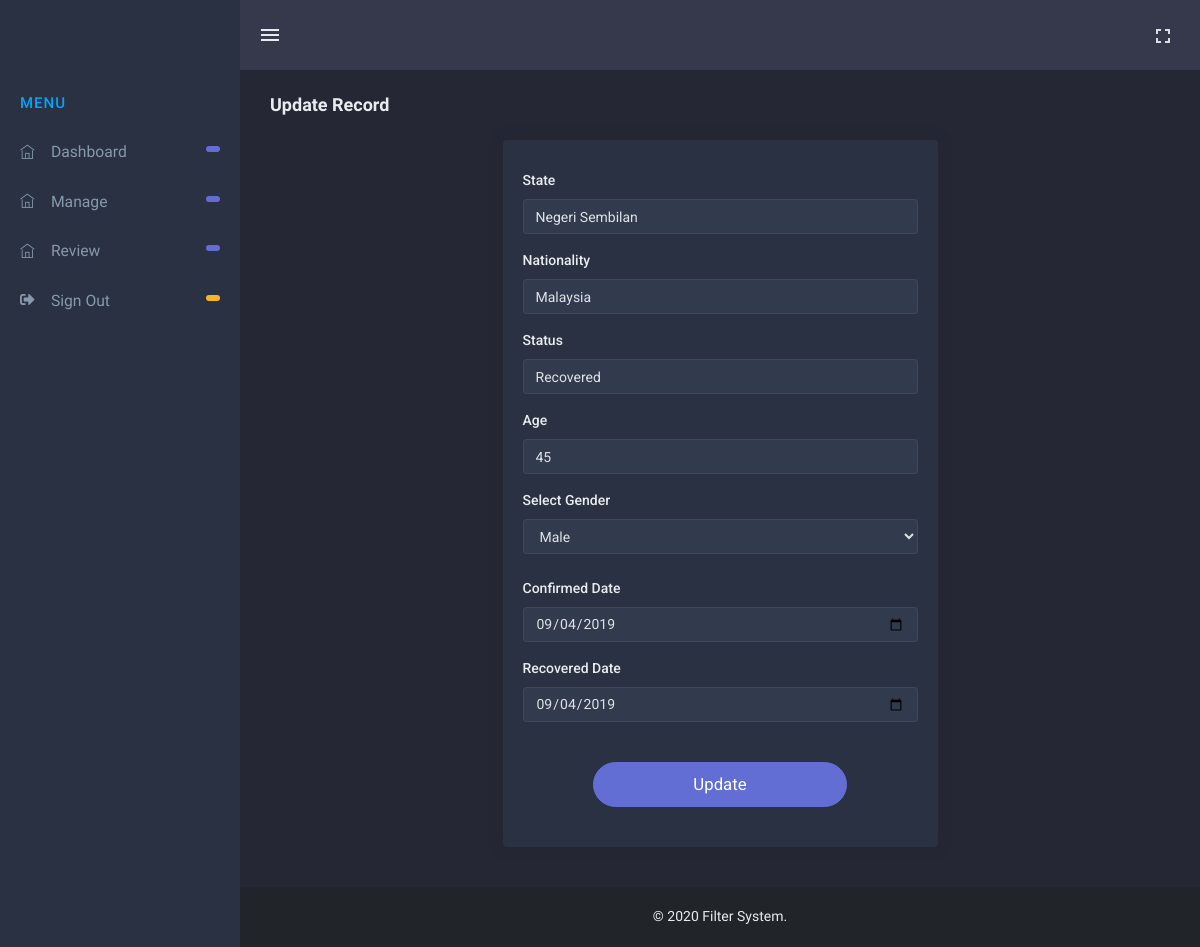
Screenshot of /staff/edit.php?id=13 (signed in) with the database file from the repository.
### tables this page shows
CREATE TABLE `data` (
  `case_no` int(11) NOT NULL,
  `age` varchar(30) NOT NULL,
  `gender` varchar(50) NOT NULL,
  `state` varchar(50) NOT NULL,
  `nationality` varchar(120) NOT NULL,
  `status` varchar(50) NOT NULL,
  `from_date` date NOT NULL,
  `to_date` date NOT NULL
);

### staff/edit.php (the view, shortened to what this page needs)
<?php include "header.php";
?>
        <div class="content-page">
            <div class="content">
                <div class="container-fluid">
                    <div class="page-title-box">
                        <div class="row align-items-center">
                            <div class="col-sm-6">
                                <h4 class="page-title">Update Record</h4>
                            </div>
                        </div>
                    </div>
                    <div class="row">
                        <div class="col-sm-6 offset-sm-3">
                            <div class="card">
                                <div class="card-body">
                                    <form method="POST">
                            <div class="row">
                                    <div class="col-sm-12">
                                        <?php
                                            $select = "SELECT * FROM data where case_no='".$_GET['id']."'";
                                            $res=mysqli_query($con,$select);
                                            $data=mysqli_fetch_array($res);
                                         ?>
                                        <div class="form-group">
                                            <label class="form-label">State</label>
                                            <div class="controls">
                                                <input  class="form-control" type="text"   name="state" required="" value="<?php echo $data['state'] ?>">
                                            </div>
                                        </div>
                                    </div>
                                    <div class="col-sm-12">
                                        <div class="form-group">
                                            <label class="form-label">Nationality</label>
                                            <div class="controls">
                                                <input class="form-control" type="text"  name="nat" value="<?php echo $data['nationality'] ?>" required="">
                                            </div>
                                        </div>
                                    </div>
                                    <div class="col-sm-12">
                                        <div class="form-group">
                                            <label class="form-label">Status</label>
                                            <div class="controls">
                                                <input class="form-control" type="text" \ name="status" value="<?php echo $data['status'] ?>" required="">
                                            </div>
                                        </div>
                                    </div>
                                    <div class="col-sm-12">
                                        <div class="form-group">
                                            <label class="form-label">Age</label>
                                            <div class="controls">
                                                <input class="form-control" type="number"  name="age" value="<?php echo $data['age'] ?>" required="">
                                            </div>
                                        </div>
                                    </div>
                                    <div class="col-sm-12">
                                    <div class="form-group">
                                        <label>Select Gender</label>
                                        <select class="form-control mb-4" name="gender">
                                            <option value="male">Male</option>
                                        </select>
                                    </div>
                                    </div>
                                    <div class="col-sm-12">
                                        <div class="form-group">
                                            <label class="form-label">Confirmed Date</label>
                                            <div class="controls">
                                                <input type="date" name="c_date" id="basicFlatpickr" value="2019-09-04" class="form-control flatpickr flatpickr-input active" value="<?php echo $data['from_date'] ?>" >
                                            </div>
                                        </div>
                                    </div>
                                    <div class="col-sm-12">
                                        <div class="form-group">
                                            <label class="form-label">Recovered Date</label>
                                            <div class="controls">
                                                <input type="date" name="r_date" id="basicFlatpickr1" value="2019-09-04" class="form-control flatpickr flatpickr-input active" type="text" value="<?php echo $data['to_date'] ?>">
                                            </div>
                                        </div>
                                    </div>
                                <div class="col-sm-8 offset-sm-2 mt-4">
                                    <button type="submit" class="btn btn-primary btn-lg mt-20 has-gradient-to-right-bottom" style="width:100%; min-height: 45px;border-radius: 25px; margin-bottom: 20px;">Update</button>
                                    </div>
                            </div>
                                    </form>
                                </div>
                            </div>
                        </div>
                    </div>
                </div>
            </div>
<?php include "footer.php"; ?>

### staff/assets/css/style.css (style rules this page uses)
body { background-repeat:repeat;background:#252735;font-family:Roboto,sans-serif;color:#e9ecef;font-size:14px }
html { overflow-x:hidden;position:relative;min-height:100% }
h1,h2,h3,h4,h5,h6 { margin:10px 0;font-family:Sarabun,sans-serif;font-weight:600 }
.content-page { margin-left:240px;overflow:hidden }
.content-page .content { padding:0 15px 10px 15px;margin-top:70px;margin-bottom:60px }
.page-title-box { padding:20px 0 }
.page-title-box .page-title { font-size:18px;margin:0;line-height:30px;font-weight:700 }
.btn { border-radius:3px;font-size:14px }
.btn-lg { font-size:16.8px }
.btn-blue-grey,.btn-brown,.btn-danger,.btn-dark,.btn-indigo,.btn-info,.btn-lime,.btn-orange,.btn-pink,.btn-primary,.btn-purple,.btn-success,.btn-teal,.btn-warning { color:#fff }
.btn-primary { background-color:#626ed4;border:1px solid #626ed4 }
.card { border:none;-webkit-box-shadow:0 0 13px 0 rgba(36,36,41,.44);box-shadow:0 0 13px 0 rgba(36,36,41,.44);margin-bottom:30px;background:#2a3142 }
label { font-weight:500 }
.form-control { font-size:14px;color:#dee2e6!important;background:#323a4e;border-color:rgba(255,255,255,.07) }

### staff/assets/css/tooltip-flip.css (style rules this page uses)
*, *:after, *:before { -webkit-box-sizing: border-box; box-sizing: border-box; }

### rows the page displays
data: state "Negeri Sembilan", nat "Malaysia", status "Recovered", age "45", c_date "09/04/2019"
